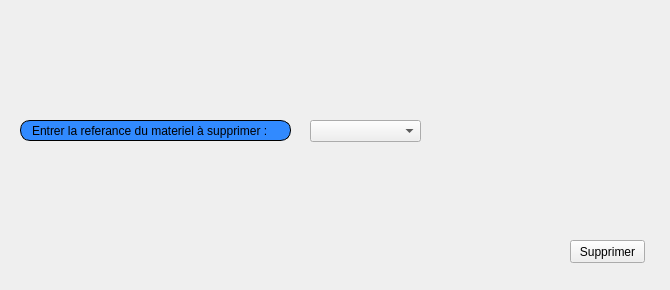
     <widget class="QWidget" name="tab_7">
      <attribute name="title">
       <string>supprimer</string>
      </attribute>
      <widget class="QLabel" name="label_8">
       <property name="geometry">
        <rect>
         <x>20</x>
         <y>120</y>
         <width>271</width>
         <height>21</height>
        </rect>
       </property>
       <property name="styleSheet">
        <string notr="true">border: 1px solid black;
border-radius: 10px;
padding: 0 8px;
background: #318aff;
font: bold, &quot;Arial&quot;;;
text-align:center;</string>
       </property>
       <property name="text">
        <string>Entrer la referance du materiel à supprimer :</string>
       </property>
      </widget>
      <widget class="QPushButton" name="supp_mat_poss1">
       <property name="geometry">
        <rect>
         <x>570</x>
         <y>240</y>
         <width>75</width>
         <height>23</height>
        </rect>
       </property>
       <property name="focusPolicy">
        <enum>Qt::ClickFocus</enum>
       </property>
       <property name="styleSheet">
        <string notr="true">#supp_mat_poss1{
font: bold, &quot;Arial&quot;;;     background-color: qlineargradient(x1: 0, y1: 0, x2: 0, y2: 1,
                                       stop: 0 #dadbde, stop: 1 #f6f7fa);
}
#supp_mat_poss1:pressed {
font: bold, &quot;Arial&quot;;;     background-color: qlineargradient(x1: 0, y1: 0, x2: 0, y2: 1,
                                       stop: 0 #dadbde, stop: 1 #fff07b);}</string>
       </property>
       <property name="text">
        <string>Supprimer</string>
       </property>
       <property name="icon">
        <iconset resource="../gestion_materiaux_logistech/ressource.qrc">
         <normaloff>:/img/PP.png</normaloff>:/img/PP.png</iconset>
       </property>
      </widget>
      <widget class="QComboBox" name="referance_mat_poss_supprimer_combobox1">
       <property name="geometry">
        <rect>
         <x>310</x>
         <y>120</y>
         <width>111</width>
         <height>22</height>
        </rect>
       </property>
      </widget>
      <widget class="QLabel" name="label_33">
       <property name="geometry">
        <rect>
         <x>0</x>
         <y>0</y>
         <width>661</width>
         <height>281</height>
        </rect>
       </property>
       <property name="text">
        <string/>
       </property>
       <property name="pixmap">
        <pixmap>:/images/img/imf.jpg</pixmap>
       </property>
      </widget>
      <widget class="QLabel" name="label_105">
       <property name="geometry">
        <rect>
         <x>0</x>
         <y>-1</y>
         <width>661</width>
         <height>281</height>
        </rect>
       </property>
       <property name="text">
        <string/>
       </property>
       <property name="pixmap">
        <pixmap resource="../gestion_materiaux_logistech/ressource.qrc">:/img/imf.jpg</pixmap>
       </property>
      </widget>
      <zorder>label_105</zorder>
      <zorder>label_33</zorder>
      <zorder>label_8</zorder>
      <zorder>supp_mat_poss1</zorder>
      <zorder>referance_mat_poss_supprimer_combobox1</zorder>
     </widget>
